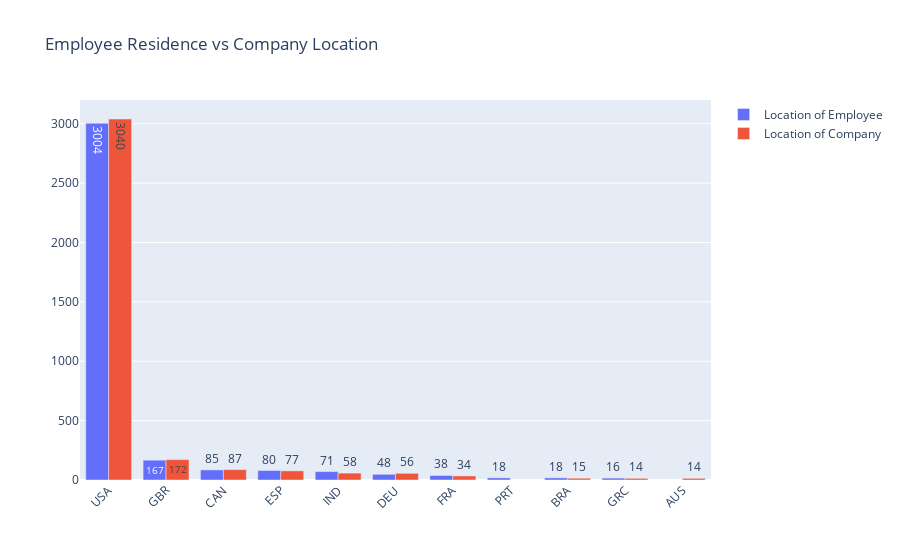

Here is the notebook cell this chart was saved with:
### Markdown cell above
#### Employee Residence vs Company Location (Bivariate Analysis)

### Code cell
plt.figure(figsize = (10, 8))


df_ds['company_location'] = cc.convert(names = df_ds['company_location'], to = 'ISO3')
company_res = df_ds['company_location'].value_counts()[:10]
# df_employee_loc = cc.convert(names = df_ds['employee_residence'], to = 'ISO3')

fig = go.Figure(data = [
    go.Bar(name = 'Location of Employee', x = employ_res.index, y = employ_res.values, text = employ_res.values),
    go.Bar(name = 'Location of Company', x = company_res.index, y = company_res.values, text = company_res.values)
])

fig.update_layout(barmode = 'group', xaxis_tickangle = -45,
                  title = 'Employee Residence vs Company Location')

fig.show()

### Figure 1 — Plotly figure (JSON) as saved in the notebook; plotly's stock layout.template omitted (floating-point values rounded to 4 significant figures)
{"data": [{"name": "Location of Employee", "text": [3004, 167, 85, 80, 71, 48, 38, 18, 18, 16], "type": "bar", "x": ["USA", "GBR", "CAN", "ESP", "IND", "DEU", "FRA", "PRT", "BRA", "GRC"], "y": [3004, 167, 85, 80, 71, 48, 38, 18, 18, 16]}, {"name": "Location of Company", "text": [3040, 172, 87, 77, 58, 56, 34, 15, 14, 14], "type": "bar", "x": ["USA", "GBR", "CAN", "ESP", "IND", "DEU", "FRA", "BRA", "AUS", "GRC"], "y": [3040, 172, 87, 77, 58, 56, 34, 15, 14, 14]}], "layout": {"barmode": "group", "title": {"text": "Employee Residence vs Company Location"}, "xaxis": {"tickangle": -45}}}
